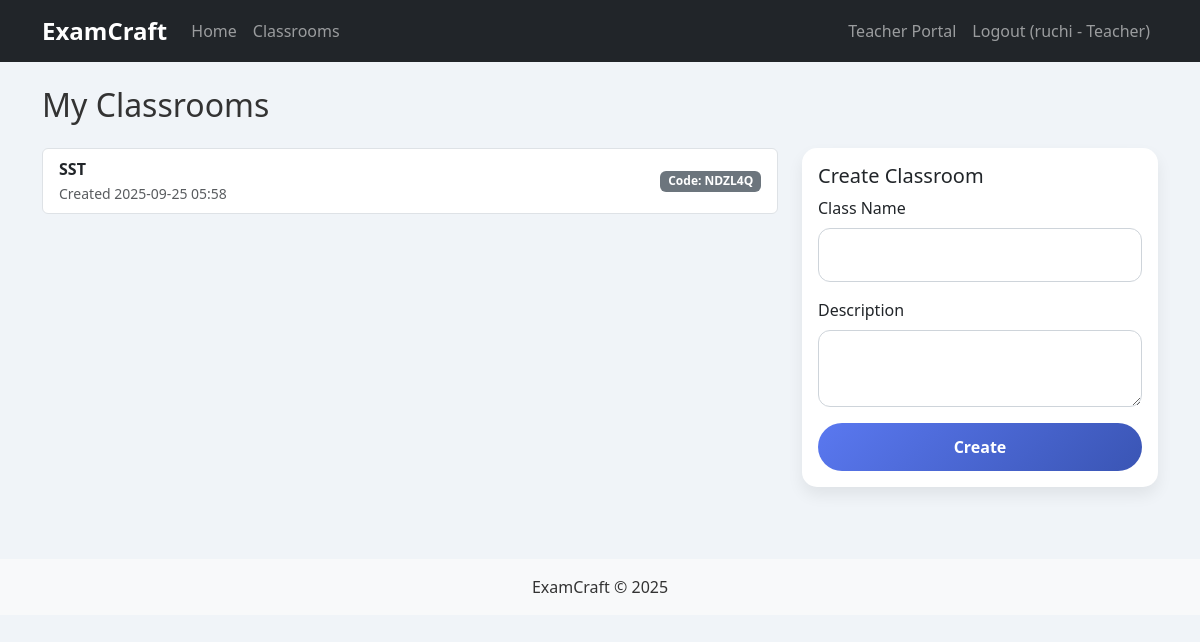
The app's page /classrooms (signed in) with its own data.
### app.py (models this page shows, shortened)
class User(db.Model):
    id = db.Column(db.Integer, primary_key=True)
    username = db.Column(db.String(80), unique=True, nullable=False)
    password_hash = db.Column(db.String(120), nullable=False)
    role = db.Column(db.String(20), nullable=False, default='student')  # 'teacher' or 'student'

class Classroom(db.Model):
    id = db.Column(db.Integer, primary_key=True)
    name = db.Column(db.String(120), nullable=False)
    code = db.Column(db.String(10), unique=True, nullable=False)
    description = db.Column(db.Text, nullable=True)
    owner_id = db.Column(db.Integer, db.ForeignKey('user.id'), nullable=False)
    created_at = db.Column(db.DateTime, default=datetime.utcnow)

### app.py (the view)
@app.route('/classrooms')
@login_required
def classrooms():
    user = get_current_user()
    my_memberships = ClassroomMembership.query.filter_by(user_id=user.id).all()
    class_ids = [m.classroom_id for m in my_memberships]
    my_classes = Classroom.query.filter(Classroom.id.in_(class_ids)).all() if class_ids else []
    return render_template('classrooms.html', classes=my_classes)

### app.py (called while the page is built)
def login_required(f):
    @wraps(f)
    def decorated_function(*args, **kwargs):
        if 'username' not in session:
            flash('Please log in to access this page.', 'warning')
            return redirect(url_for('login'))
        return f(*args, **kwargs)
    return decorated_function

def get_current_user():
    username = session.get('username')
    if not username:
        return None
    return User.query.filter_by(username=username).first()

### templates/classrooms.html (shortened to what this page needs)
{% extends "base.html" %}
{% block content %}
<h2 class="mb-4">My Classrooms</h2>
<div class="row g-4">
  <div class="col-md-8">
    {% if classes %}
      <div class="list-group">
        {% for c in classes %}
          <a class="list-group-item list-group-item-action d-flex justify-content-between align-items-center" href="{{ url_for('classroom_view', class_id=c.id) }}">
            <div>
              <div class="fw-bold">{{ c.name }}</div>
              <small class="text-muted">Created {{ c.created_at.strftime('%Y-%m-%d %H:%M') }}</small>
            </div>
            <span class="badge bg-secondary">Code: {{ c.code }}</span>
          </a>
        {% endfor %}
      </div>
    {% else %}
      <div class="alert alert-info">You are not part of any classroom yet.</div>
    {% endif %}
  </div>
  <div class="col-md-4">
    {% if session.role == 'teacher' %}
    <div class="card mb-4">
      <div class="card-body">
        <h5 class="card-title">Create Classroom</h5>
        <form method="post" action="{{ url_for('create_classroom') }}">
          <div class="mb-3">
            <label class="form-label">Class Name</label>
            <input type="text" name="name" class="form-control" required>
          </div>
          <div class="mb-3">
            <label class="form-label">Description</label>
            <textarea name="description" class="form-control" rows="2"></textarea>
          </div>
          <button class="btn btn-primary w-100" type="submit">Create</button>
        </form>
      </div>
    </div>
    {% endif %}
  </div>
</div>
{% endblock %}

### templates/base.html (shortened to what this page needs)
<!DOCTYPE html>
<html lang="en">
<head>
    <link href="https://cdn.jsdelivr.net/npm/bootstrap@5.3.0-alpha1/dist/css/bootstrap.min.css" rel="stylesheet">
    <link rel="stylesheet" href="https://cdnjs.cloudflare.com/ajax/libs/font-awesome/5.15.4/css/all.min.css">
    <link rel="stylesheet" href="{{ url_for('static', filename='css/style.css') }}">
</head>
<body>
    <nav class="navbar navbar-expand-lg navbar-dark bg-dark">
        <div class="container">
            <a class="navbar-brand" href="{{ url_for('index') }}">ExamCraft</a>
            <div class="collapse navbar-collapse" id="navbarNav">
                <ul class="navbar-nav me-auto mb-2 mb-lg-0">
                    <li class="nav-item">
                        <a class="nav-link" href="{{ url_for('index') }}">Home</a>
                    </li>
                    <li class="nav-item">
                        <a class="nav-link" href="{{ url_for('classrooms') }}">Classrooms</a>
                    </li>
                </ul>
                <ul class="navbar-nav ms-auto">
                    {% if session.username %}
                    {% if session.role == 'teacher' %}
                    <li class="nav-item">
                        <a class="nav-link" href="{{ url_for('teacher_portal') }}">Teacher Portal</a>
                    </li>
                    {% elif session.role == 'student' %}
                    <li class="nav-item">
                        <a class="nav-link" href="{{ url_for('student_portal') }}">Student Portal</a>
                    </li>
                    {% endif %}
                    <li class="nav-item">
                        <a class="nav-link" href="{{ url_for('logout') }}">Logout ({{ session.username }}{% if session.role %} - {{ session.role|capitalize }}{% endif %})</a>
                    </li>
                    {% endif %}
                </ul>
            </div>
        </div>
    </nav>
    <div class="container mt-4">
        {% block content %}{% endblock %}
    </div>
    <footer class="mt-5 py-3 bg-light text-center">
        <div class="container">
            <p class="mb-0">ExamCraft &copy; 2025</p>
        </div>
    </footer>
</body>
</html>

### static/css/style.css (style rules this page uses)
body { font-family: 'Segoe UI', Tahoma, Geneva, Verdana, sans-serif; background-color: #f0f4f8; color: #333; }
.navbar-dark .navbar-brand { font-weight: 700; font-size: 1.5rem; }
.navbar-dark .nav-link { font-weight: 500; }
.card { border: none; border-radius: 15px; box-shadow: 0 8px 16px rgba(0,0,0,0.07); }
.btn { border-radius: 50px; font-weight: 600; padding: 0.75rem 1.5rem; transition: all 0.3s ease; }
.btn-primary { background: linear-gradient(135deg, #5a78f0 0%, #3a55b4 100%); border: none; }
.form-control { border-radius: 12px; padding: 0.85rem 1.25rem; border: 1px solid #ced4da; }

### records on screen
User: username "ruchi"
Classroom: name "SST", created_at "2025-09-25 05:58", code "NDZL4Q"

### other values on screen
{{ session.role|capitalize }} "Teacher"
